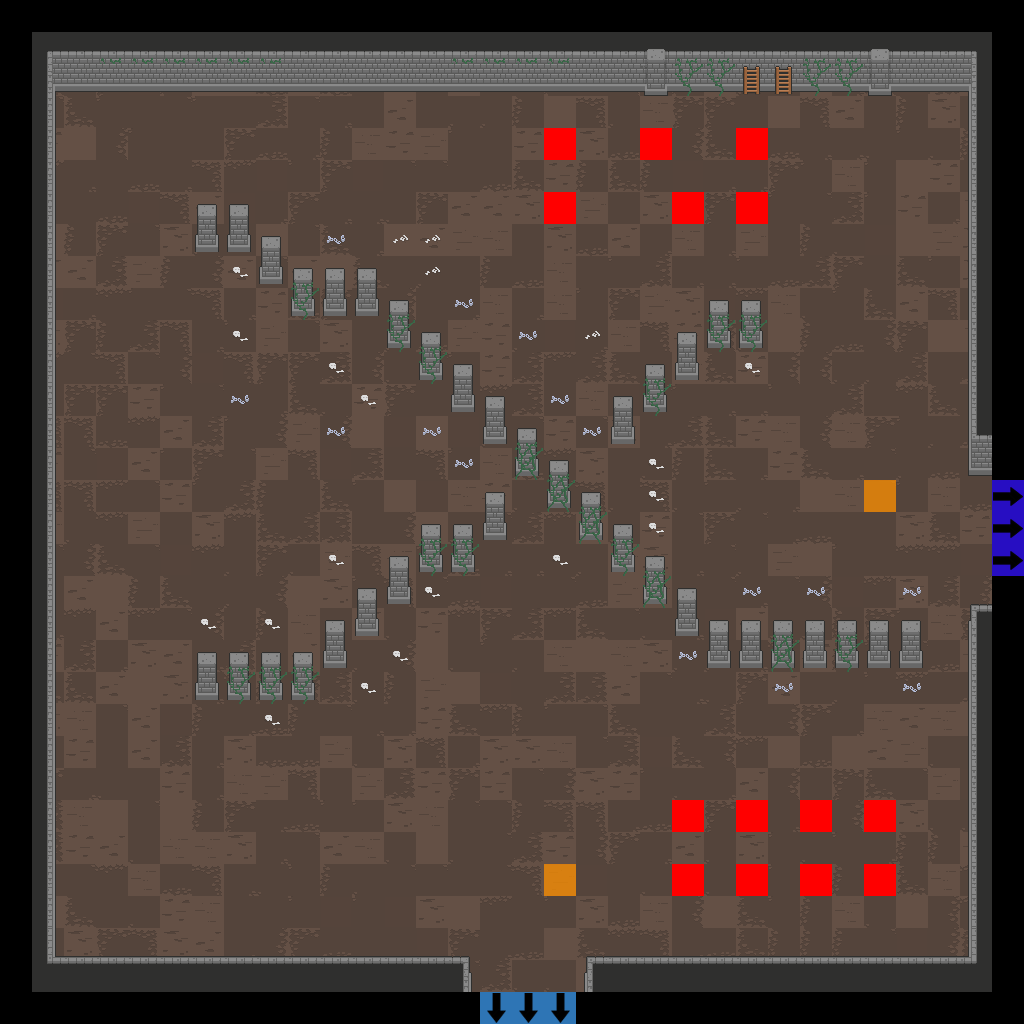

A 2D game scene composited from a Tiled map and its tileset images. What follows is a short description and the map's XML, with each tile layer's data collapsed to a summary:
An orthogonal 32x32 tile map with 32x32 px tiles, 7 tile layers (Floor, Walls, Doors, Pillars, ...), 2 tilesets.

<map version="1.2" tiledversion="2019.04.18" orientation="orthogonal" renderorder="right-down" width="32" height="32" tilewidth="32" tileheight="32" infinite="0" nextlayerid="22" nextobjectid="1">
 <tileset firstgid="1" source="Dungeon_Tileset_2.tsx" />
 <tileset firstgid="321" source="flags.tsx" />
 <layer id="15" name="Floor" width="32" height="32">
  <data>[1024 cells, 900 non-empty, 25 distinct tile ids]</data>
 </layer>
 <layer id="16" name="Walls" width="32" height="32">
  <data>[1024 cells, 167 non-empty, 23 distinct tile ids]</data>
 </layer>
 <layer id="17" name="Doors" width="32" height="32">
  <data>[1024 cells, 0 non-empty, 0 distinct tile ids]</data>
 </layer>
 <layer id="18" name="Pillars" width="32" height="32">
  <data>[1024 cells, 76 non-empty, 2 distinct tile ids]</data>
 </layer>
 <layer id="19" name="Candles" width="32" height="32">
  <data>[1024 cells, 0 non-empty, 0 distinct tile ids]</data>
 </layer>
 <layer id="20" name="Debris" width="32" height="32">
  <data>[1024 cells, 91 non-empty, 8 distinct tile ids]</data>
 </layer>
 <layer id="21" name="Flags" width="32" height="32">
  <data>[1024 cells, 22 non-empty, 4 distinct tile ids]</data>
 </layer>
</map>
